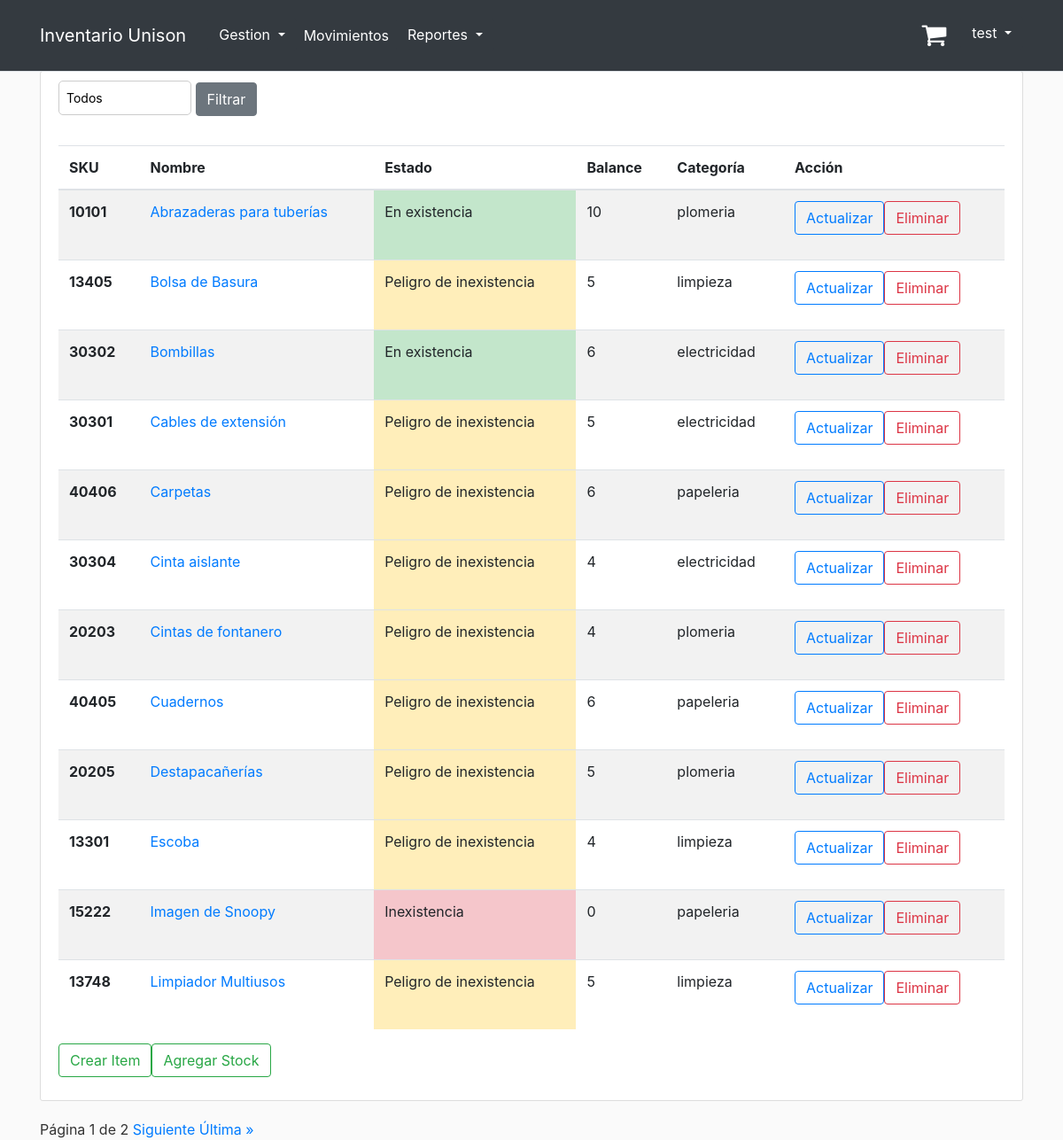
The app's page /manage_items/ (signed in), older data.
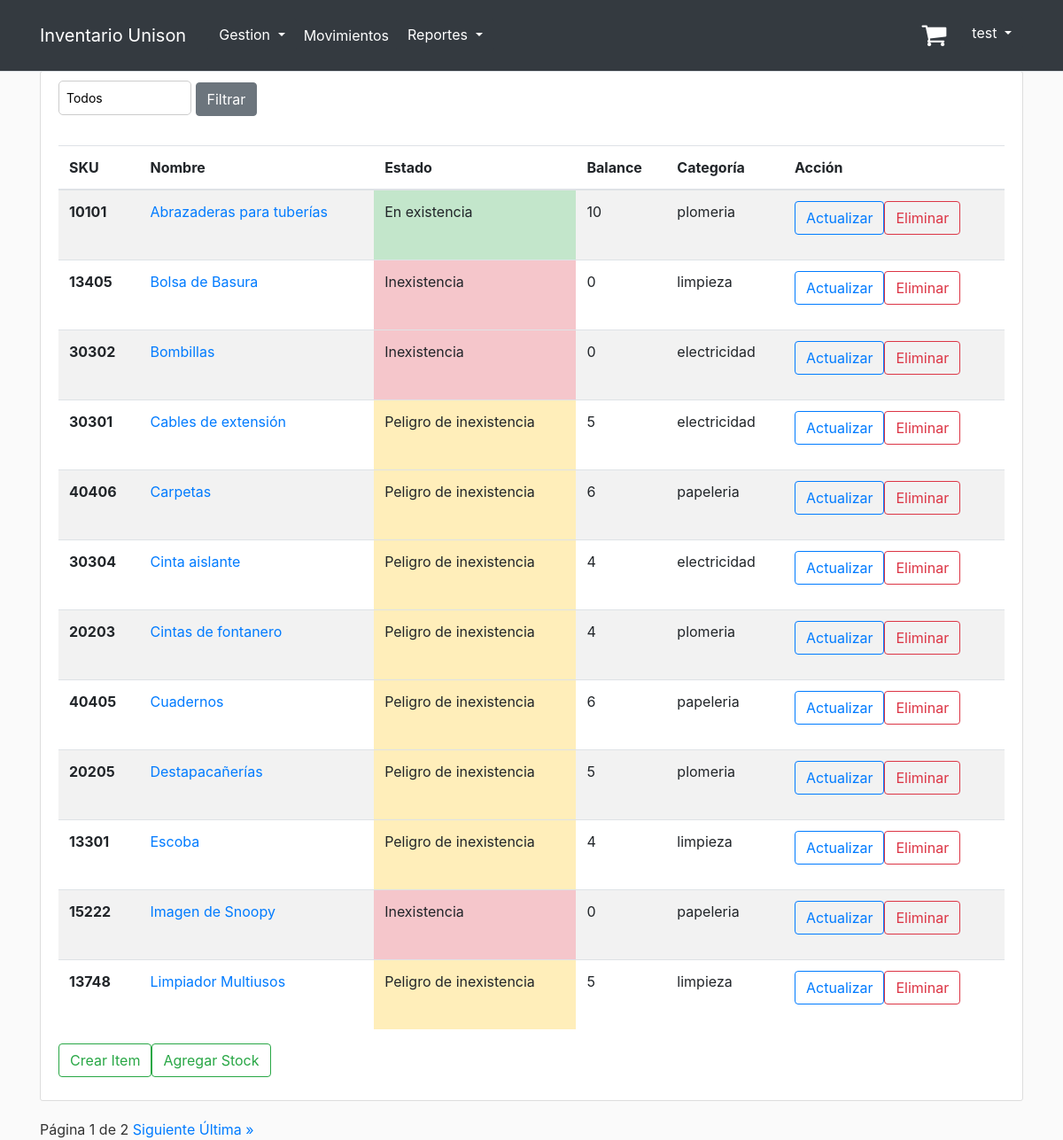
The same page, newer data.
### inventory/models.py (models this page shows, shortened)
class Item(models.Model):
    CATEGORY_CHOICES = [
        ('papeleria', 'Papelería'),
        ('limpieza', 'Limpieza'),
        ('plomeria', 'Plomería'),
        ('electricidad', 'Electricidad'),
    ]
    UNIT_CHOICES = [
        ('paquete', 'Paquete'),
        ('block', 'Block'),
        ('individual', 'Individual'),
        ('caja', 'Caja'),
    ]
    name = models.CharField(max_length=255)
    image = models.ImageField(default='default_item.jpg', upload_to='item_pics')
    sku = models.DecimalField(max_digits=10, decimal_places=0, unique=True)
    category = models.CharField(max_length=20, choices=CATEGORY_CHOICES)
    description = models.TextField()
    unit_type = models.CharField(max_length=20, choices=UNIT_CHOICES)
    unit_price = models.DecimalField(max_digits=10, decimal_places=2)
    stock = models.IntegerField(default=0)
    low_stock_threshold = models.IntegerField(default=10)
    unison = models.BooleanField(default=True)

### inventory/views.py (the view)
# urls.py: path('manage_items/', views.manage_items, name='manage_items'),
@staff_member_required
def manage_items(request):
    items = Item.objects.all()
    categories = items.values_list('category', flat=True).distinct()
    selected_category = request.GET.get('category')
    if selected_category:
        items = items.filter(category=selected_category)
    items = items.order_by('name')
    items_per_page = 12
    paginator = Paginator(items, items_per_page)
    page = request.GET.get('page')
    try:
        items = paginator.page(page)
    except PageNotAnInteger:
        items = paginator.page(1)
    except EmptyPage:
        items = paginator.page(paginator.num_pages)
    context = {
        'title': 'Gestion de articulos',
        'items': items,
        'categories': categories,
        'selected_category': selected_category,
    }
    return render(request, 'inventory/manage_items.html', context)

### inventory/templates/inventory/manage_items.html (shortened to what this page needs)
{% extends "base.html" %}
{% block content %}
    <div class="content-section">
        <form method="GET" action="">
            <div class="styled-select">
                <select name="category" id="category">
                    <option value="" {% if not selected_category %} selected {% endif %}>Todos</option>
                </select>
            </div>
            <button class="btn btn-secondary" type="submit" value="Filter">Filtrar</button>
        </form>
        <br>
        <table class="table table-striped">
            <thead>
            <tr>
                <th scope="col">SKU</th>
                <th scope="col">Nombre</th>
                <th scope="col">Estado</th>
                <th scope="col">Balance</th>
                <th scope="col">Categoría</th>
                <th scope="col">Acción</th>
            </tr>
            </thead>
            <tbody>
            {% for item in items %}
                <tr>
                    <th scope="row">
                        {{ item.sku }}
                    </th>
                    <td>
                        <a href="{% url 'display_item' item.id %}">{{ item.name }}</a>
                    </td>
                    {% if item.stock == 0 %}
                        <td class="table-danger">Inexistencia</td>
                    {% else %}
                        {% if item.stock <= item.low_stock_threshold %}
                            <td class="table-warning">Peligro de inexistencia</td>
                        {% else %}
                            <td class="table-success">En existencia</td>
                        {% endif %}
                    {% endif %}
                    <td> {{ item.stock }}</td>
                    <td> {{ item.category }}</td>
                    <td>
                        <div class="form-group">
                            <div class="btn-group" role="group">
                                <form method="get" action="{% url 'update_item' item.id %}">
                                    <button class="btn btn-outline-primary" type="submit">Actualizar</button>
                                </form>
                                <form method="get" action="{% url 'delete_item' item.id %}">
                                    <button class="btn btn-outline-danger" onclick="return confirmDelete();"
                                            type="submit">
                                        Eliminar
                                    </button>
                                </form>
                            </div>
                        </div>
                    </td>
                </tr>
            {% endfor %}
            </tbody>
        </table>
        <div class="form-group">
            <div class="btn-group" role="group">
                <form method="get" action="{% url 'create_item' %}">
                    <button class="btn btn-outline-success" type="submit">Crear Item</button>
                </form>
                <form method="get" action="{% url 'add_stock' %}">
                    <button class="btn btn-outline-success" type="submit">
                        Agregar Stock
                    </button>
                </form>
            </div>
        </div>
    </div>
    <div class="pagination">
    <span class="step-links">
        <span class="current">
            Página {{ items.number }} de {{ items.paginator.num_pages }}
        </span>
        {% if items.has_next %}
            <a href="?page={{ items.next_page_number }}">Siguiente</a>
            <a href="?page={{ items.paginator.num_pages }}">Última &raquo;</a>
        {% endif %}
    </span>
    </div>
{% endblock content %}

Row changes from the older to the newer data that the page shows:
changed Item "Bolsa de Basura": stock "5" → "0"; stock "Peligro de inexistencia" → "Inexistencia"
changed Item "Bombillas": stock "6" → "0"; stock "En existencia" → "Inexistencia"
